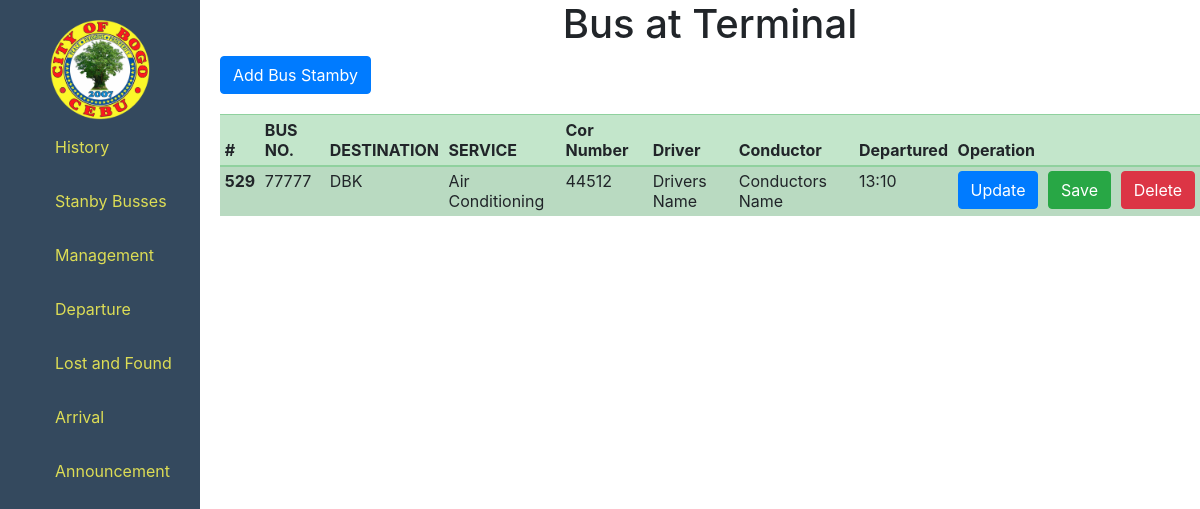
Page /Admin/02-Index.php on the committed database.
### tables this page shows
CREATE TABLE `bus_stamby` (
  `id` int(100) NOT NULL,
  `bus_no` int(100) NOT NULL,
  `route_destination` varchar(100) NOT NULL,
  `unit` varchar(100) NOT NULL,
  `cor_number` int(100) NOT NULL,
  `drivers_name` varchar(100) NOT NULL,
  `conductors_name` varchar(100) NOT NULL,
  `departure_time` varchar(100) NOT NULL
);

### Admin/02-Index.php (the view, shortened to what this page needs)
<?php
include("sidevar.php");
?>
<!DOCTYPE html>
<html lang="en">
<head>
    <link rel="stylesheet" href="https://stackpath.bootstrapcdn.com/bootstrap/4.5.2/css/bootstrap.min.css">
</head>
<body>
    <div class="Table_Container" style="margin-left:220px;">
        <h1 class="text-center">Bus at Terminal</h1>
        <button type="button" class="btn btn-primary addBtn" data-toggle="modal" data-target="#exampleModal" style="margin-bottom: 20px ;">
            Add Bus Stamby
        </button>
        <table class="table table-success table-striped table-sm">
            <thead>
                <tr>
                    <th scope="col">#</th>
                    <th scope="col">BUS NO.</th>
                    <th scope="col">DESTINATION</th>
                    <th scope="col">SERVICE</th>
                    <th scope="col">Cor Number</th>
                    <th scope="col">Driver</th>
                    <th scope="col">Conductor</th>
                    <th scope="col">Departured</th>
                    <th scope="col" colspan="3">Operation</th>
                </tr>
            </thead>
            <tbody>
                <?php
                include 'Connection.php';
                $query = "SELECT * FROM bus_stamby";
                $result = mysqli_query($conn, $query);
                if ($result) {
                    while ($row = mysqli_fetch_assoc($result)) {
                        $id = $row['id'];
                        $bus_no = $row['bus_no'];
                        $route = $row['route_destination'];
                        $unit = $row['unit'];
                        $cor_number = $row['cor_number'];
                        $drivers_name = $row['drivers_name'];
                        $conductors_name = $row['conductors_name'];
                        $departure_time = $row['departure_time'];
                        echo '
                    <tr>
                        <th class="bus_id">' . $id . '</th>
                        <td>' . $bus_no . '</td>
                        <td>' . $route . '</td>
                        <td>' . $unit . '</td>
                        <td>' . $cor_number . '</td>
                        <td>' . $drivers_name . '</td>
                        <td>' . $conductors_name . '</td>
                        <td>' . $departure_time . '</td>
                        <td><a href="#" class="btn btn-primary update_data">Update</a></td>
                        <td><a href="02-Admin-Bus-At-Terminal/02-Bus-At-Terminal-Save.php?saveid=' . $id . '" class="btn btn-success">Save</a></td>
                        <td><button class="btn btn-danger" role="button" onclick="confirmDelete(' . $id . ')">Delete</button></td>
                    </tr>
                    ';
                    }
                } else {
                }
                ?>
            </tbody>
        </table>
    </div>
</body>
</html>

### Admin/sidevar.php (style rules this page uses)
body { background: #34495E; color: #dd5; margin: 0; padding: 0; }

### rows in the picture
bus_stamby: id "529", bus_no "77777", route_destination "DBK", unit "Air Conditioning", cor_number "44512", drivers_name "Drivers Name", conductors_name "Conductors Name", departure_time "13:10"
